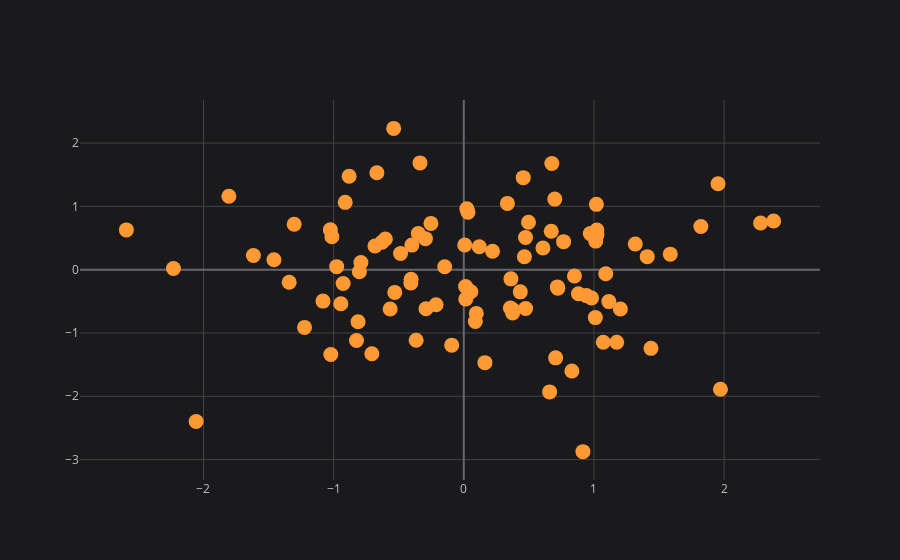

Write notebook code for a chart like this one.
### Code cell
df.iplot(x="A", y="B", mode='markers', size=15)
